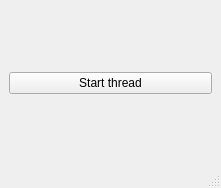
<?xml version="1.0" encoding="UTF-8"?>
<ui version="4.0">
 <class>MainWindow</class>
 <widget class="QMainWindow" name="MainWindow">
  <property name="geometry">
   <rect>
    <x>0</x>
    <y>0</y>
    <width>221</width>
    <height>188</height>
   </rect>
  </property>
  <property name="windowTitle">
   <string>MainWindow</string>
  </property>
  <widget class="QWidget" name="centralwidget">
   <layout class="QVBoxLayout" name="verticalLayout">
    <item>
     <widget class="QPushButton" name="btnStartThread">
      <property name="text">
       <string>Start thread</string>
      </property>
     </widget>
    </item>
   </layout>
  </widget>
  <widget class="QMenuBar" name="menubar">
   <property name="geometry">
    <rect>
     <x>0</x>
     <y>0</y>
     <width>221</width>
     <height>30</height>
    </rect>
   </property>
  </widget>
  <widget class="QStatusBar" name="statusbar"/>
 </widget>
 <resources/>
 <connections/>
</ui>
